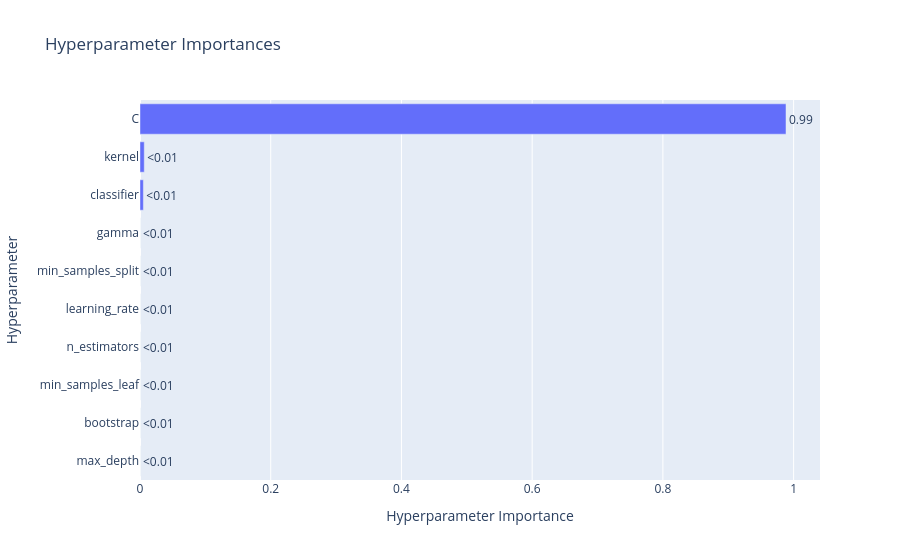

Notebook cell for this chart:
### Code cell
# 5. Hyperparameter Importance
plot_param_importances(study).show()

### Figure 1 — Plotly figure (JSON) as saved in the notebook; plotly's stock layout.template omitted (floating-point values rounded to 4 significant figures)
{"data": [{"cliponaxis": false, "hovertemplate": ["max_depth (IntDistribution): 0.0<extra></extra>", "bootstrap (CategoricalDistribution): 0.0<extra></extra>", "min_samples_leaf (IntDistribution): 0.0<extra></extra>", "n_estimators (IntDistribution): 0.0<extra></extra>", "learning_rate (FloatDistribution): 0.0<extra></extra>", "min_samples_split (IntDistribution): 0.0<extra></extra>", "gamma (CategoricalDistribution): 2.062280772185805e-06<extra></extra>", "classifier (CategoricalDistribution): 0.005136677453994404<extra></extra>", "kernel (CategoricalDistribution): 0.006509179843790002<extra></extra>", "C (FloatDistribution): 0.9883520804214434<extra></extra>"], "name": "Objective Value", "orientation": "h", "text": ["<0.01", "<0.01", "<0.01", "<0.01", "<0.01", "<0.01", "<0.01", "<0.01", "<0.01", "0.99"], "textposition": "outside", "type": "bar", "x": [0, 0, 0, 0, 0, 0, 2.062e-06, 0.005137, 0.006509, 0.9884], "y": ["max_depth", "bootstrap", "min_samples_leaf", "n_estimators", "learning_rate", "min_samples_split", "gamma", "classifier", "kernel", "C"]}], "layout": {"title": {"text": "Hyperparameter Importances"}, "xaxis": {"title": {"text": "Hyperparameter Importance"}}, "yaxis": {"title": {"text": "Hyperparameter"}}}}
